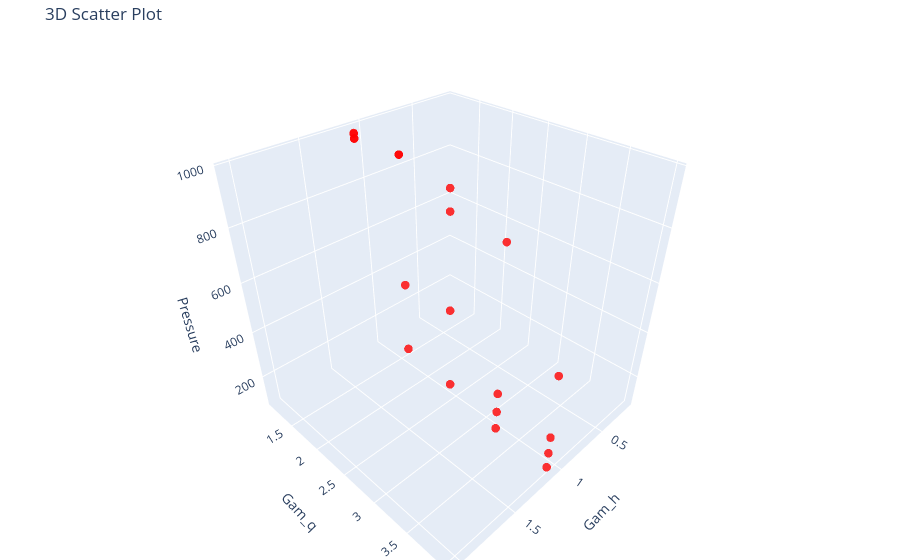

Notebook code cell kept with this figure:
### Code cell
import plotly.graph_objects as go

# Assuming `gam_h`, `gam_q`, and `P_all_1` are defined as lists or arrays
fig = go.Figure()

# Add a 3D scatter plot
fig.add_trace(go.Scatter3d(
    x=x_11,  # X-axis data
    y=y_11,  # Y-axis data
    z=z_11,  # Z-axis data
    mode='markers',
    marker=dict(
        size=5,       # Marker size
        color='red',  # Marker color
        opacity=0.8   # Transparency
    ),
    name="Data Points"
))

# Update layout
fig.update_layout(
    title='3D Scatter Plot',
    scene=dict(
        xaxis_title=r'Gam_h',
        yaxis_title=r'Gam_q',
        zaxis_title=r'Pressure'
    ),
    margin=dict(l=0, r=0, b=0, t=40)  # Adjust margins
)

# Show the plot
fig.show()

### Figure 1 — Plotly figure (JSON) as saved in the notebook; plotly's stock layout.template omitted (floating-point values rounded to 4 significant figures)
{"data": [{"marker": {"color": "red", "opacity": 0.8, "size": 5}, "mode": "markers", "name": "Data Points", "type": "scatter3d", "x": [1.1, 1.1, 1.1, 1.1, 1.1, 1.1, 1.1, 1.1, 1.1, 1.1, 1.1, 1.1, 1.1, 1.1, 1.1, 1.1, 1.1, 1.1, 1.1, 1.1], "y": [1.1, 1.1, 1.1, 1.1, 1.825, 1.825, 1.825, 1.825, 2.55, 2.55, 2.55, 2.55, 3.275, 3.275, 3.275, 3.275, 4, 4, 4, 4], "z": [960.7, 959.7, 978.7, 976.8, 198.8, 488.0, 968.8, 968.8, 164.1, 492.2, 931.3, 855.8, 104.9, 183.8, 267.2, 842.3, 90.8, 158.3, 230.3, 488.1]}], "layout": {"margin": {"b": 0, "l": 0, "r": 0, "t": 40}, "scene": {"xaxis": {"title": {"text": "Gam_h"}}, "yaxis": {"title": {"text": "Gam_q"}}, "zaxis": {"title": {"text": "Pressure"}}}, "title": {"text": "3D Scatter Plot"}}}
